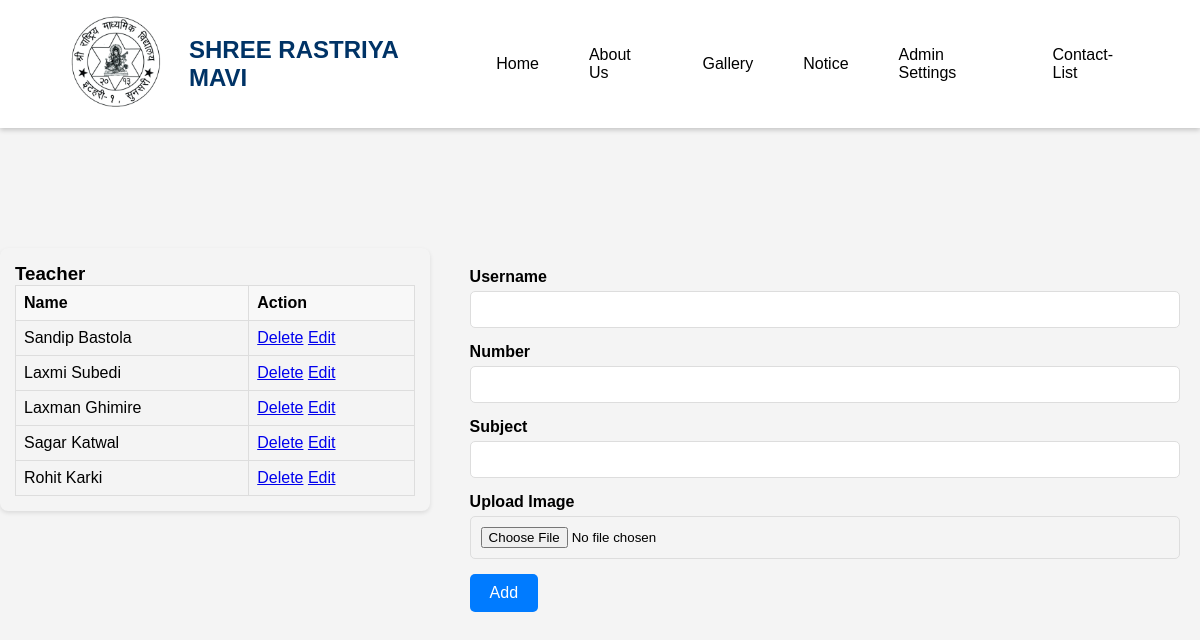
/Shree-Rastriya-Secondary-School/admin/teacher/manage (signed in), run on the app's committed database.
### home/models.py (models this page shows, shortened)
class Teacher(models.Model):
    user = models.ForeignKey(User,on_delete=models.DO_NOTHING)
    name = models.CharField(max_length=20)
    contact = models.IntegerField()
    subject = models.TextField()
    teacher_image = models.ImageField(upload_to='teacher_image',blank=True)

### home/views.py (the view)
# urls.py: path('Shree-Rastriya-Secondary-School/admin/teacher/manage',views.manage_teacher,name='teacher-manage'),
@login_required
def manage_teacher(request):
    if request.method == "POST":
        name = request.POST.get('name')
        subject = request.POST.get('subject')
        profile = request.FILES.get('image')
        contact = request.POST.get('number')
        data = models.Teacher(user=request.user,name=name,contact=contact,subject=subject,teacher_image=profile)
        data.save()
        return redirect('home:teacher-manage')
    else:
     data = models.Teacher.objects.all()
     context = {
         'teachers':data
     }
     return render(request,'home/teacher.html',context)

### home/templates/home/teacher.html (shortened to what this page needs)
{% extends 'home/navbar.html' %}
{% block content %}
<!DOCTYPE html>
<html lang="en">
<head>
</head>
<body>
    <div class="container">
        <div class="left">
            <h3>Teacher</h3>
            <table>
                <thead>
                    <tr>
                        <th>Name</th>
                        <th> Action </th>
                    </tr>
                </thead>
                <tbody>
                    {% for teacher in teachers %}
                        <tr>
                            <td>{{ teacher.name }}</td>
                            <td>
                                <a href="{% url "home:teacher-delete" teacher.id %}" onclick="return confirm('Are you sure you want to delete this user?');">Delete</a>
                                <a href="{% url "home:edit-teacher" teacher.id %}" > Edit </a>
                        </tr>
                    {% endfor %}
                </tbody>
            </table>
        </div>
        <div class="right-side">
            <form  method ="POST" action= "{% url "home:teacher-manage" %}" enctype="multipart/form-data">
                <div class="input-group">
                    <label for="username">Username</label>
                    <input type="text" id="username" name="name" required>
                </div>
                <div class="input-group">
                    <label for="number">Number</label>
                    <input type="text" id="number" name="number" required>
                </div>
                <div class="input-group">
                    <label for="subject">Subject</label>
                    <input type="text" id="subject" name="subject" required>
                </div>
                <div class="input-group">
                    <label for="image">Upload Image</label>
                    <input type="file" id="image" name="image" accept="image/*">
                </div>
                <button type="submit">Add </button>
            </form>
        </div>
    </div>
</body>
</html>
{% endblock %}

### home/static/home/css/navbar.css (style rules this page uses)
* { margin: 0; padding: 0; box-sizing: border-box; }

### home/templates/home/navbar.html (style rules this page uses)
body { margin: 0; font-family: Arial, sans-serif; background-color: #f4f4f4; }
body { padding-top: 80px; }

### home/templates/home/teacher.html (style rules this page uses)
.container { display: flex; justify-content: space-between; align-items: flex-start; margin: 20px auto; max-width: 1200px; gap: 20px; }
.left { width: 40%; background-color: #f4f4f4; padding: 15px; border-radius: 8px; box-shadow: 0 2px 4px rgba(0, 0, 0, 0.1); }
table { width: 100%; border-collapse: collapse; }
th, td { border: 1px solid #ddd; padding: 8px; text-align: left; }
th { background-color: #f8f8f8; }
.right-side { width: 70%; padding: 20px; }
.input-group { margin-bottom: 15px; }
.input-group label { display: block; font-weight: bold; }
.input-group input { width: 100%; padding: 10px; margin-top: 5px; border: 1px solid #ddd; border-radius: 5px; }
button { background-color: #007bff; color: white; padding: 10px 20px; border: none; border-radius: 5px; cursor: pointer; font-size: 16px; }

### data on the page
Teacher: name "Sandip Bastola"
Teacher: name "Laxmi Subedi"
Teacher: name "Laxman Ghimire"
Teacher: name "Sagar Katwal"
Teacher: name "Rohit Karki"
